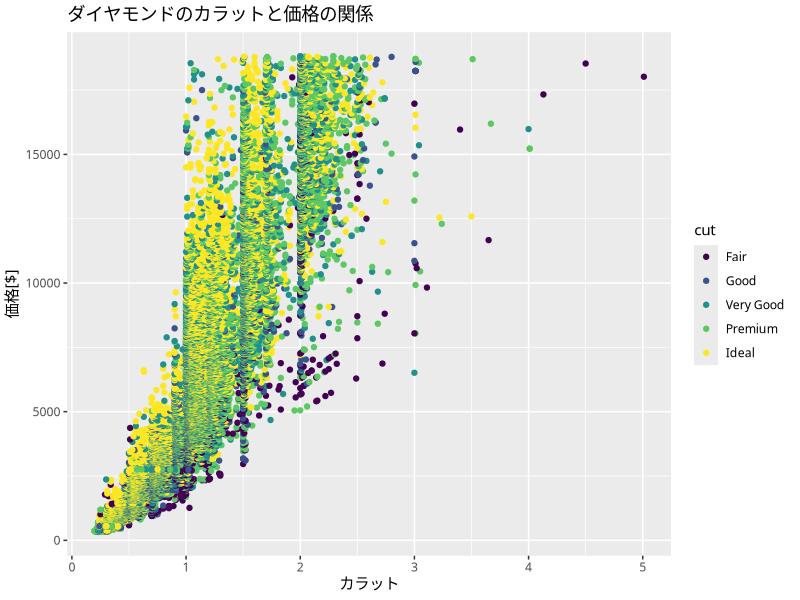

Source code (R):
library(ggplot2)
theme_set(theme_gray(base_family ='Migu 1M'))

# 散布図(sample of qplot)
qplot(
  carat,
  price,
  colour = cut,
  data = diamonds,
  main ='ダイヤモンドのカラットと価格の関係',
  xlab='カラット',
  ylab='価格[$]'
)